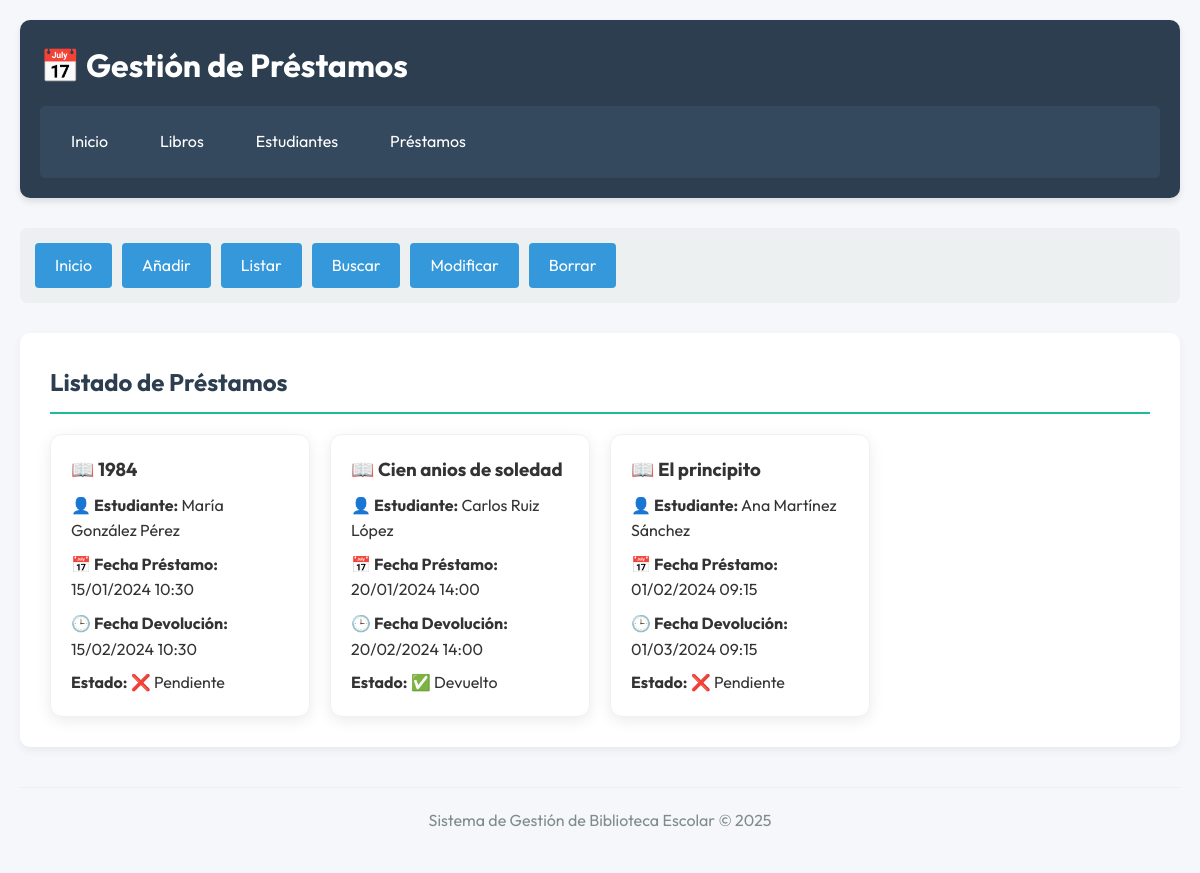
Screenshot of /prestamos/prestamos_listar.php with the database file from the repository.
### tables this page shows
CREATE TABLE Prestamos (
    id_prestamo INTEGER UNSIGNED NOT NULL AUTO_INCREMENT,
    id_estudiante INTEGER UNSIGNED,
    id_libro INTEGER UNSIGNED,
    fecha_prestamo DATETIME,
    fecha_devolucion DATETIME,
    devuelto BOOLEAN DEFAULT false,
    PRIMARY KEY(id_prestamo),
    FOREIGN KEY (id_estudiante) REFERENCES Estudiantes(id_estudiante) ON DELETE CASCADE,
    FOREIGN KEY (id_libro) REFERENCES Libros(id_libro) ON DELETE CASCADE
);

CREATE TABLE Libros (
    id_libro INTEGER UNSIGNED NOT NULL AUTO_INCREMENT,
    titulo VARCHAR(100),
    autor VARCHAR(100),
    editorial VARCHAR(50),
    isbn VARCHAR(20),
    anio_publicacion INTEGER,
    disponible BOOLEAN DEFAULT true,
    portada VARCHAR(300),
    PRIMARY KEY(id_libro)
);

CREATE TABLE Estudiantes (
    id_estudiante INTEGER UNSIGNED NOT NULL AUTO_INCREMENT,
    password VARCHAR(100),
    nombre VARCHAR(50),
    apellidos VARCHAR(100),
    codigo_estudiante VARCHAR(20) UNIQUE,
    curso VARCHAR(30),
    telefono VARCHAR(15),
    PRIMARY KEY(id_estudiante)
);

### prestamos/prestamos_listar.php (the view, shortened to what this page needs)
<?php
$host = "localhost";
$user = "root";
$pass = "asdf";
$db = "biblioteca_escolar";
$conexion = @mysqli_connect($host, $user, $pass, $db);
if (!$conexion) {
    $error_detalle = "Error de conexión: " . mysqli_connect_error();
} else {
    mysqli_set_charset($conexion, "utf8mb4");
    $consulta = "SELECT P.id_prestamo, L.titulo AS titulo_libro, E.nombre, E.apellidos, P.fecha_prestamo, P.fecha_devolucion, P.devuelto
                     FROM Prestamos P
                     JOIN Libros L ON P.id_libro = L.id_libro
                     JOIN Estudiantes E ON P.id_estudiante = E.id_estudiante";
    $resultado = mysqli_query($conexion, $consulta);
}
?>
<!DOCTYPE html>
<html lang="es">
<head>
    <link rel="stylesheet" href="../css/estilos.css">
</head>
<body>
    <div class="container">
        <header>
            <h1>📅 Gestión de Préstamos</h1>
            <nav class="main-menu">
                <a href="../index.html">Inicio</a>
                <a href="../libros/libros.html">Libros</a>
                <a href="../estudiantes/estudiantes.html">Estudiantes</a>
                <a href="../prestamos/prestamos.html">Préstamos</a>
            </nav>
        </header>
        <main>
            <nav class="submenu">
                <a href="prestamos.html">Inicio</a>
                <a href="prestamos_agregar.php">Añadir</a>
                <a href="prestamos_listar.php">Listar</a>
                <a href="prestamos_buscar.php">Buscar</a>
                <a href="prestamos_modificar.php">Modificar</a>
                <a href="prestamos_borrar.php">Borrar</a>
            </nav>
            <section class="content">
                <h2>Listado de Préstamos</h2>
                <div class="table-container">
                    <?php if (isset($error_detalle)): ?>
                        <div class="error-message">
                            <?php echo $error_detalle; ?>
                        </div>
                    <?php elseif (isset($resultado) && mysqli_num_rows($resultado) > 0): ?>
                        <?php while ($fila = mysqli_fetch_assoc($resultado)): ?>
                            <div class="tarjeta loan-card">
                                <div class="info">
                                    <h3>📖
                                        <?php echo $fila["titulo_libro"]; ?>
                                    </h3>
                                    <p><strong>👤 Estudiante:</strong>
                                        <?php echo $fila["nombre"] . " " . $fila["apellidos"]; ?>
                                    </p>
                                    <p><strong>📅 Fecha Préstamo:</strong>
                                        <?php echo date("d/m/Y H:i", strtotime($fila["fecha_prestamo"])); ?>
                                    </p>
                                    <p><strong>🕒 Fecha Devolución:</strong>
                                        <?php echo $fila["fecha_devolucion"] ? date("d/m/Y H:i", strtotime($fila["fecha_devolucion"])) : 'Pendiente'; ?>
                                    </p>
                                    <p><strong>Estado:</strong>
                                        <?php echo $fila["devuelto"] ? '✅ Devuelto' : '❌ Pendiente'; ?>
                                    </p>
                                </div>
                            </div>
                        <?php endwhile; ?>
                    <?php else: ?>
                        <p>No hay préstamos registrados.</p>
                    <?php endif; ?>
                </div>
            </section>
        </main>
        <footer>
            <p>Sistema de Gestión de Biblioteca Escolar &copy; 2025</p>
        </footer>
    </div>
</body>
</html>

### css/estilos.css (style rules this page uses)
* { margin: 0; padding: 0; box-sizing: border-box; font-family: 'Outfit', 'Segoe UI', Tahoma, Geneva, Verdana, sans-serif; }
body { background-color: #f5f7fa; color: #333; line-height: 1.6; }
.container { max-width: 1200px; margin: 0 auto; padding: 20px; }
header { background-color: #2c3e50; color: white; padding: 20px; border-radius: 10px; margin-bottom: 30px; box-shadow: 0 4px 6px rgba(0, 0, 0, 0.1); }
header h1 { margin-bottom: 15px; display: flex; align-items: center; gap: 10px; }
.main-menu { display: flex; gap: 20px; background-color: #34495e; padding: 15px; border-radius: 5px; }
.main-menu a { color: white; text-decoration: none; padding: 8px 16px; border-radius: 4px; transition: background-color 0.3s; }
.submenu { display: flex; flex-wrap: wrap; gap: 10px; background-color: #ecf0f1; padding: 15px; border-radius: 8px; margin-bottom: 30px; }
.submenu a { background-color: #3498db; color: white; text-decoration: none; padding: 10px 20px; border-radius: 4px; transition: background-color 0.3s; }
.content { background-color: white; padding: 30px; border-radius: 10px; box-shadow: 0 4px 10px rgba(0, 0, 0, 0.05); margin-bottom: 30px; }
.content h2 { color: #2c3e50; margin-bottom: 20px; padding-bottom: 10px; border-bottom: 2px solid #1abc9c; }
.table-container { display: grid; grid-template-columns: repeat(auto-fill, minmax(250px, 1fr)); gap: 20px; }
.tarjeta { display: flex; flex-direction: column; background-color: white; border-radius: 12px; overflow: hidden; box-shadow: 0 4px 15px rgba(0, 0, 0, 0.08); transition: transform 0.3s ease, box-shadow 0.3s ease; border: 1px solid #edf2f7; padding-bottom: 20px; }
.tarjeta .info { padding: 20px 20px 0px 20px; display: flex; flex-direction: column; gap: 8px; }
.tarjeta .info h3 { margin: 0; }
.tarjeta .info p { margin: 0; }
footer { text-align: center; margin-top: 40px; padding: 20px; color: #7f8c8d; border-top: 1px solid #ecf0f1; }

### rows the page displays
prestamos: id_libro.titulo "1984", id_estudiante.nombre "María", id_estudiante.apellidos "González Pérez", fecha_prestamo "15/01/2024 10:30", fecha_devolucion "15/02/2024 10:30", devuelto "❌ Pendiente"
prestamos: id_libro.titulo "Cien anios de soledad", id_estudiante.nombre "Carlos", id_estudiante.apellidos "Ruiz López", fecha_prestamo "20/01/2024 14:00", fecha_devolucion "20/02/2024 14:00", devuelto "✅ Devuelto"
prestamos: id_libro.titulo "El principito", id_estudiante.nombre "Ana", id_estudiante.apellidos "Martínez Sánchez", fecha_prestamo "01/02/2024 09:15", fecha_devolucion "01/03/2024 09:15", devuelto "❌ Pendiente"
